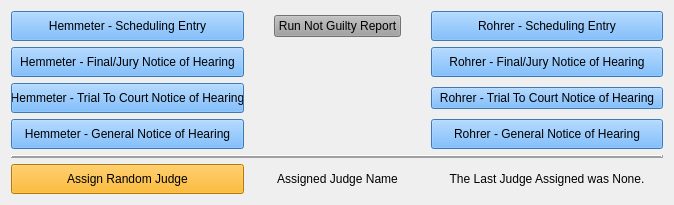
                <widget class="QWidget" name="scheduling_tab">
                 <attribute name="title">
                  <string>Scheduling</string>
                 </attribute>
                 <layout class="QGridLayout" name="gridLayout_4" columnstretch="2,1,2">
                  <property name="horizontalSpacing">
                   <number>30</number>
                  </property>
                  <property name="verticalSpacing">
                   <number>6</number>
                  </property>
                  <item row="3" column="2">
                   <widget class="SchedDialogButton" name="rohrer_general_hearingButton">
                    <property name="minimumSize">
                     <size>
                      <width>120</width>
                      <height>30</height>
                     </size>
                    </property>
                    <property name="styleSheet">
                     <string notr="true">background-color: rgb(85, 170, 255);</string>
                    </property>
                    <property name="text">
                     <string>Rohrer - General Notice of Hearing</string>
                    </property>
                   </widget>
                  </item>
                  <item row="0" column="0">
                   <widget class="SchedDialogButton" name="hemmeter_schedulingEntryButton">
                    <property name="minimumSize">
                     <size>
                      <width>120</width>
                      <height>30</height>
                     </size>
                    </property>
                    <property name="styleSheet">
                     <string notr="true">background-color: rgb(85, 170, 255);</string>
                    </property>
                    <property name="text">
                     <string>Hemmeter - Scheduling Entry</string>
                    </property>
                   </widget>
                  </item>
                  <item row="0" column="2">
                   <widget class="SchedDialogButton" name="rohrer_schedulingEntryButton">
                    <property name="minimumSize">
                     <size>
                      <width>120</width>
                      <height>30</height>
                     </size>
                    </property>
                    <property name="styleSheet">
                     <string notr="true">background-color: rgb(85, 170, 255);</string>
                    </property>
                    <property name="text">
                     <string>Rohrer - Scheduling Entry</string>
                    </property>
                   </widget>
                  </item>
                  <item row="1" column="0">
                   <widget class="SchedDialogButton" name="hemmeter_final_jury_hearingButton">
                    <property name="minimumSize">
                     <size>
                      <width>120</width>
                      <height>30</height>
                     </size>
                    </property>
                    <property name="styleSheet">
                     <string notr="true">background-color: rgb(85, 170, 255);</string>
                    </property>
                    <property name="text">
                     <string>Hemmeter - Final/Jury Notice of Hearing</string>
                    </property>
                   </widget>
                  </item>
                  <item row="1" column="2">
                   <widget class="SchedDialogButton" name="rohrer_final_jury_hearingButton">
                    <property name="minimumSize">
                     <size>
                      <width>120</width>
                      <height>30</height>
                     </size>
                    </property>
                    <property name="styleSheet">
                     <string notr="true">background-color: rgb(85, 170, 255);</string>
                    </property>
                    <property name="text">
                     <string>Rohrer - Final/Jury Notice of Hearing</string>
                    </property>
                   </widget>
                  </item>
                  <item row="6" column="0" colspan="3">
                   <widget class="Line" name="line_3">
                    <property name="frameShadow">
                     <enum>QFrame::Raised</enum>
                    </property>
                    <property name="lineWidth">
                     <number>2</number>
                    </property>
                    <property name="orientation">
                     <enum>Qt::Horizontal</enum>
                    </property>
                   </widget>
                  </item>
                  <item row="7" column="0">
                   <widget class="QPushButton" name="random_judge_Button">
                    <property name="minimumSize">
                     <size>
                      <width>120</width>
                      <height>30</height>
                     </size>
                    </property>
                    <property name="styleSheet">
                     <string notr="true">background-color: rgb(255, 170, 0);</string>
                    </property>
                    <property name="text">
                     <string>Assign Random Judge</string>
                    </property>
                   </widget>
                  </item>
                  <item row="7" column="1">
                   <widget class="QLabel" name="assign_judge_label">
                    <property name="maximumSize">
                     <size>
                      <width>16777215</width>
                      <height>75</height>
                     </size>
                    </property>
                    <property name="text">
                     <string>Assigned Judge Name</string>
                    </property>
                    <property name="alignment">
                     <set>Qt::AlignCenter</set>
                    </property>
                   </widget>
                  </item>
                  <item row="7" column="2">
                   <widget class="QLabel" name="last_judge_assigned_label">
                    <property name="maximumSize">
                     <size>
                      <width>16777215</width>
                      <height>75</height>
                     </size>
                    </property>
                    <property name="text">
                     <string>The Last Judge Assigned was None.</string>
                    </property>
                    <property name="alignment">
                     <set>Qt::AlignCenter</set>
                    </property>
                    <property name="margin">
                     <number>10</number>
                    </property>
                   </widget>
                  </item>
                  <item row="2" column="2">
                   <widget class="SchedDialogButton" name="rohrer_trial_court_hearingButton">
                    <property name="styleSheet">
                     <string notr="true">background-color: rgb(85, 170, 255);</string>
                    </property>
                    <property name="text">
                     <string>Rohrer - Trial To Court Notice of Hearing</string>
                    </property>
                   </widget>
                  </item>
                  <item row="2" column="0">
                   <widget class="SchedDialogButton" name="hemmeter_trial_court_hearingButton">
                    <property name="minimumSize">
                     <size>
                      <width>120</width>
                      <height>30</height>
                     </size>
                    </property>
                    <property name="styleSheet">
                     <string notr="true">background-color: rgb(85, 170, 255);</string>
                    </property>
                    <property name="text">
                     <string>Hemmeter - Trial To Court Notice of Hearing</string>
                    </property>
                   </widget>
                  </item>
                  <item row="3" column="0">
                   <widget class="SchedDialogButton" name="hemmeter_general_hearingButton">
                    <property name="minimumSize">
                     <size>
                      <width>120</width>
                      <height>30</height>
                     </size>
                    </property>
                    <property name="styleSheet">
                     <string notr="true">background-color: rgb(85, 170, 255);</string>
                    </property>
                    <property name="text">
                     <string>Hemmeter - General Notice of Hearing</string>
                    </property>
                   </widget>
                  </item>
                  <item row="0" column="1">
                   <widget class="QPushButton" name="not_guilty_report_Button">
                    <property name="styleSheet">
                     <string notr="true">background-color: rgb(160, 160, 160);</string>
                    </property>
                    <property name="text">
                     <string>Run Not Guilty Report</string>
                    </property>
                   </widget>
                  </item>
                 </layout>
                </widget>
